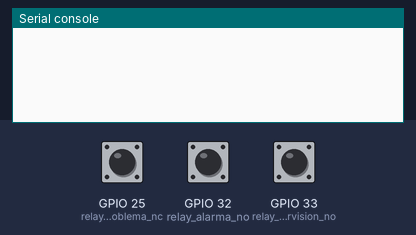
A program run on a simulated ESP32 board running MicroPython. Parts: the last lines printed to the serial console. The inputs (shaded band) are chosen by the test bench; at power-on: GPIO 25 (relay_problema_nc) HIGH, GPIO 32 (relay_alarma_no) HIGH, GPIO 33 (relay_supervision_no) HIGH.

Above: at 1.2 s.
1.3 s: GPIO 25 (relay_problema_nc) pulled LOW for 0.15 s
At 2.5 s:
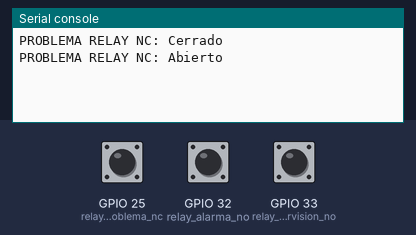
2.9 s: GPIO 32 (relay_alarma_no) pulled LOW for 0.15 s
At 3.7 s:
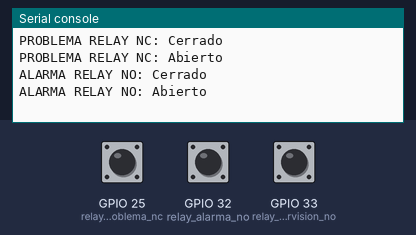
4.5 s: GPIO 33 (relay_supervision_no) pulled LOW for 0.15 s
At 6.1 s:
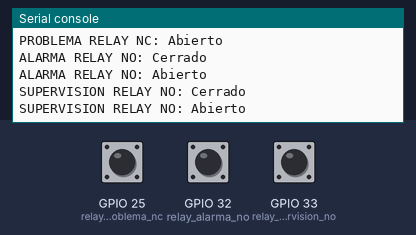

The program:

3_relay_test_interrupciones.py
```python
from machine import Pin, Timer
import utime

# Definir pines de entrada para los relés, configurando según NO y NC
relay_alarma_no = Pin(32, Pin.IN, Pin.PULL_UP)   # Alarma, Normalmente Abierto
relay_supervision_no = Pin(33, Pin.IN, Pin.PULL_UP)  # Supervisión, Normalmente Abierto
relay_problema_nc = Pin(25, Pin.IN, Pin.PULL_UP)  # Problema, Normalmente Cerrado

# Diccionario para almacenar el estado de los pines de relé
relay_states = {
    relay_alarma_no: None,
    relay_supervision_no: None,
    relay_problema_nc: None
}

# Debouncing: Utilizar un solo temporizador para manejar los rebotes
debounce_timer = Timer(-1)

def make_relay_callback(pin, relay_name, relay_type):
    def callback(timer):
        current_state = pin.value()
        last_state = relay_states[pin]
        if current_state != last_state:
            print(f"{relay_name} RELAY {relay_type}: {'Cerrado' if current_state == 0 else 'Abierto'}")
            relay_states[pin] = current_state
    return callback

def setup_interrupt(pin, relay_name, relay_type):
    pin.irq(trigger=Pin.IRQ_RISING | Pin.IRQ_FALLING, handler=make_relay_callback(pin, relay_name, relay_type))

# Configurar interrupciones para los pines de relay
setup_interrupt(relay_alarma_no, "ALARMA", "NO")
setup_interrupt(relay_supervision_no, "SUPERVISION", "NO")
setup_interrupt(relay_problema_nc, "PROBLEMA", "NC")

# Bucle principal
while True:
    utime.sleep_ms(100)  # Espera para reducir el uso de CPU
```

Measured:
- after the input at 1.3 s, the serial console: prints a new line at once (image 1)
- after the input at 2.9 s, the serial console: prints a new line at once (image 2)
- after the input at 4.5 s, the serial console: prints a new line at once (image 3)
